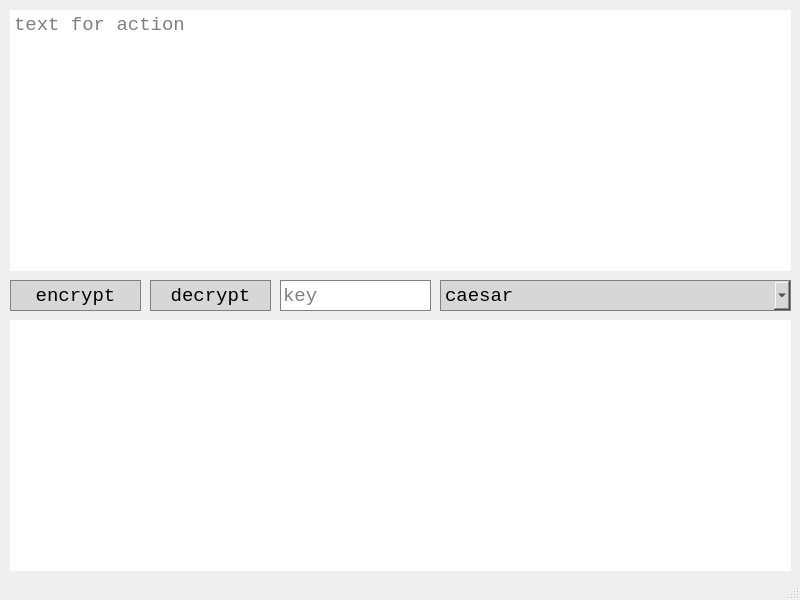
<?xml version="1.0" encoding="UTF-8"?>
<ui version="4.0">
 <class>MainWindow</class>
 <widget class="QMainWindow" name="MainWindow">
  <property name="geometry">
   <rect>
    <x>0</x>
    <y>0</y>
    <width>800</width>
    <height>600</height>
   </rect>
  </property>
  <property name="windowTitle">
   <string>MainWindow</string>
  </property>
  <widget class="QWidget" name="centralwidget">
   <widget class="QPushButton" name="pushButton">
    <property name="geometry">
     <rect>
      <x>10</x>
      <y>280</y>
      <width>131</width>
      <height>31</height>
     </rect>
    </property>
    <property name="font">
     <font>
      <family>Consolas</family>
      <pointsize>14</pointsize>
     </font>
    </property>
    <property name="styleSheet">
     <string notr="true">QPushButton {
  background-color: rgb(215, 215, 215);
  border: 1px solid gray;
}
QPushButton:pressed {
    background-color: qlineargradient(x1: 0, y1: 0, x2: 0, y2: 1,
                                      stop: 0 #BEBEBE, stop: 1 #D7D7D7);
}</string>
    </property>
    <property name="text">
     <string>encrypt</string>
    </property>
   </widget>
   <widget class="QPushButton" name="pushButton_2">
    <property name="geometry">
     <rect>
      <x>150</x>
      <y>280</y>
      <width>121</width>
      <height>31</height>
     </rect>
    </property>
    <property name="font">
     <font>
      <family>Consolas</family>
      <pointsize>14</pointsize>
     </font>
    </property>
    <property name="styleSheet">
     <string notr="true">QPushButton {
  background-color: rgb(215, 215, 215);
  border: 1px solid gray;
}
QPushButton:pressed {
    background-color: qlineargradient(x1: 0, y1: 0, x2: 0, y2: 1,
                                      stop: 0 #BEBEBE, stop: 1 #D7D7D7);
}</string>
    </property>
    <property name="text">
     <string>decrypt</string>
    </property>
   </widget>
   <widget class="QLineEdit" name="lineEdit">
    <property name="geometry">
     <rect>
      <x>280</x>
      <y>280</y>
      <width>151</width>
      <height>31</height>
     </rect>
    </property>
    <property name="font">
     <font>
      <family>Consolas</family>
      <pointsize>14</pointsize>
     </font>
    </property>
    <property name="styleSheet">
     <string notr="true">  background-color: white;
 border: 1px solid gray;</string>
    </property>
    <property name="placeholderText">
     <string>key</string>
    </property>
   </widget>
   <widget class="QComboBox" name="comboBox">
    <property name="geometry">
     <rect>
      <x>440</x>
      <y>280</y>
      <width>351</width>
      <height>31</height>
     </rect>
    </property>
    <property name="font">
     <font>
      <family>Consolas</family>
      <pointsize>14</pointsize>
     </font>
    </property>
    <property name="styleSheet">
     <string notr="true"> background-color: rgb(215, 215, 215);
  border: 1px solid gray;</string>
    </property>
    <item>
     <property name="text">
      <string>caesar</string>
     </property>
    </item>
    <item>
     <property name="text">
      <string>caesar_key</string>
     </property>
    </item>
    <item>
     <property name="text">
      <string>affinian</string>
     </property>
    </item>
    <item>
     <property name="text">
      <string>trisemus</string>
     </property>
    </item>
   </widget>
   <widget class="QTextEdit" name="textEdit">
    <property name="geometry">
     <rect>
      <x>10</x>
      <y>10</y>
      <width>781</width>
      <height>261</height>
     </rect>
    </property>
    <property name="font">
     <font>
      <family>Consolas</family>
      <pointsize>14</pointsize>
     </font>
    </property>
    <property name="frameShape">
     <enum>QFrame::NoFrame</enum>
    </property>
    <property name="placeholderText">
     <string>text for action</string>
    </property>
   </widget>
   <widget class="QTextEdit" name="textEdit_2">
    <property name="geometry">
     <rect>
      <x>10</x>
      <y>320</y>
      <width>781</width>
      <height>251</height>
     </rect>
    </property>
    <property name="frameShape">
     <enum>QFrame::NoFrame</enum>
    </property>
   </widget>
  </widget>
  <widget class="QStatusBar" name="statusbar"/>
 </widget>
 <resources/>
 <connections/>
</ui>
